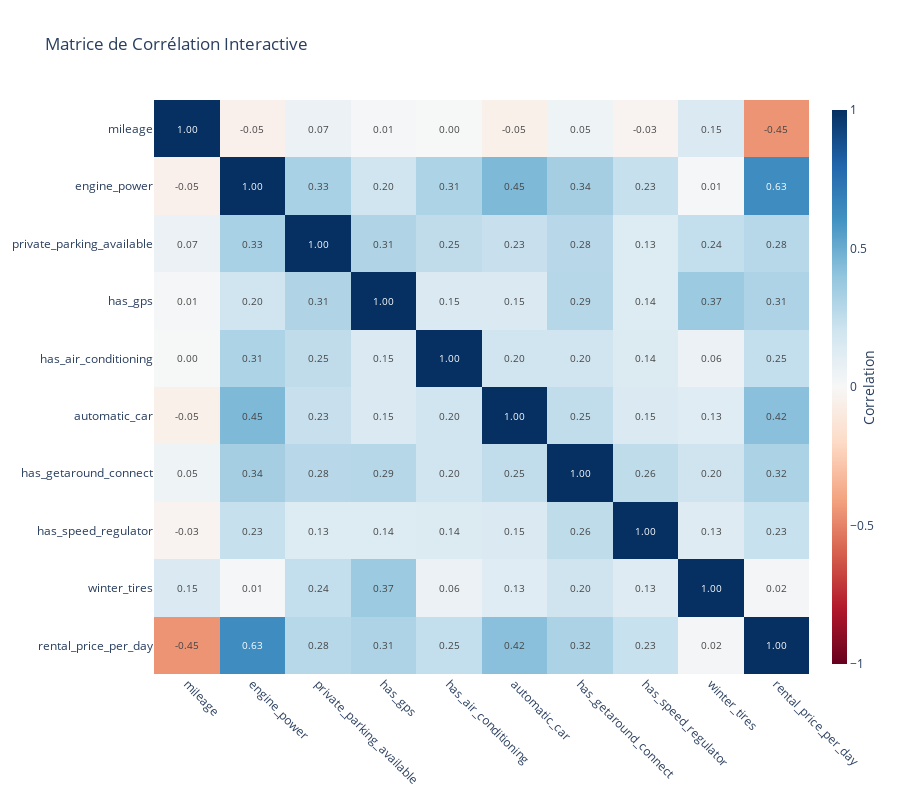

The code cell stored with this chart in its notebook:
### Code cell
# Correlation matrix
corr_dataset = dataset[['mileage','engine_power','private_parking_available','has_gps','has_air_conditioning','automatic_car','has_getaround_connect', 'has_speed_regulator', 'winter_tires', 'rental_price_per_day']]
    
correlation_matrix = corr_dataset.corr()


# Créer la figure
fig = go.Figure(data=go.Heatmap(
    z=correlation_matrix,
    x=correlation_matrix.columns,
    y=correlation_matrix.columns,
    zmin=-1,  # Minimum de l'échelle de couleurs
    zmax=1,   # Maximum de l'échelle de couleurs
    text=correlation_matrix.round(2),  # Valeurs à afficher dans les cellules
    texttemplate='%{text:.2f}',       # Format des valeurs
    textfont={"size": 10},            # Taille de la police pour les valeurs
    hoverongaps=False,                # Désactiver le survol sur les cellules vides
    colorscale='RdBu',                # Échelle de couleurs rouge-bleu
    colorbar=dict(
        title='Correlation',          # Titre de la barre de couleurs
        titleside='right',
        thickness=15
    )
))

# Mise à jour du layout
fig.update_layout(
    title='Matrice de Corrélation Interactive',
    width=900,                        # Largeur de la figure
    height=800,                       # Hauteur de la figure
    xaxis=dict(
        tickangle=45,                 # Rotation des labels de l'axe x
        side='bottom'
    ),
    yaxis=dict(
        autorange='reversed'          # Inverser l'axe y pour avoir la même disposition que seaborn
    )
)

# Afficher la figure
fig.show()

### Figure 1 — Plotly figure (JSON) as saved in the notebook; plotly's stock layout.template omitted (floating-point values rounded to 4 significant figures)
{"data": [{"colorbar": {"thickness": 15, "title": {"side": "right", "text": "Correlation"}}, "colorscale": [[0, "rgb(103,0,31)"], [0.1, "rgb(178,24,43)"], [0.2, "rgb(214,96,77)"], [0.3, "rgb(244,165,130)"], [0.4, "rgb(253,219,199)"], [0.5, "rgb(247,247,247)"], [0.6, "rgb(209,229,240)"], [0.7, "rgb(146,197,222)"], [0.8, "rgb(67,147,195)"], [0.9, "rgb(33,102,172)"], [1, "rgb(5,48,97)"]], "hoverongaps": false, "text": [[1, -0.05, 0.07, 0.01, 0, -0.05, 0.05, -0.03, 0.15, -0.45], [-0.05, 1, 0.33, 0.2, 0.31, 0.45, 0.34, 0.23, 0.01, 0.63], [0.07, 0.33, 1, 0.31, 0.25, 0.23, 0.28, 0.13, 0.24, 0.28], [0.01, 0.2, 0.31, 1, 0.15, 0.15, 0.29, 0.14, 0.37, 0.31], [0, 0.31, 0.25, 0.15, 1, 0.2, 0.2, 0.14, 0.06, 0.25], [-0.05, 0.45, 0.23, 0.15, 0.2, 1, 0.25, 0.15, 0.13, 0.42], [0.05, 0.34, 0.28, 0.29, 0.2, 0.25, 1, 0.26, 0.2, 0.32], [-0.03, 0.23, 0.13, 0.14, 0.14, 0.15, 0.26, 1, 0.13, 0.23], [0.15, 0.01, 0.24, 0.37, 0.06, 0.13, 0.2, 0.13, 1, 0.02], [-0.45, 0.63, 0.28, 0.31, 0.25, 0.42, 0.32, 0.23, 0.02, 1]], "textfont": {"size": 10}, "texttemplate": "%{text:.2f}", "type": "heatmap", "x": ["mileage", "engine_power", "private_parking_available", "has_gps", "has_air_conditioning", "automatic_car", "has_getaround_connect", "has_speed_regulator", "winter_tires", "rental_price_per_day"], "y": ["mileage", "engine_power", "private_parking_available", "has_gps", "has_air_conditioning", "automatic_car", "has_getaround_connect", "has_speed_regulator", "winter_tires", "rental_price_per_day"], "z": [[1, -0.05012, 0.06526, 0.009695, 0.003621, -0.05286, 0.04671, -0.02963, 0.1548, -0.4489], [-0.05012, 1, 0.3272, 0.2012, 0.3128, 0.4478, 0.341, 0.2321, 0.008905, 0.6256], [0.06526, 0.3272, 1, 0.306, 0.2548, 0.2301, 0.2783, 0.1343, 0.2438, 0.2814], [0.009695, 0.2012, 0.306, 1, 0.1507, 0.1499, 0.2854, 0.1361, 0.37, 0.3109], [0.003621, 0.3128, 0.2548, 0.1507, 1, 0.1995, 0.1988, 0.1442, 0.06222, 0.2454], [-0.05286, 0.4478, 0.2301, 0.1499, 0.1995, 1, 0.2503, 0.1533, 0.1262, 0.4198], [0.04671, 0.341, 0.2783, 0.2854, 0.1988, 0.2503, 1, 0.2572, 0.2033, 0.3185], [-0.02963, 0.2321, 0.1343, 0.1361, 0.1442, 0.1533, 0.2572, 1, 0.1293, 0.2275], [0.1548, 0.008905, 0.2438, 0.37, 0.06222, 0.1262, 0.2033, 0.1293, 1, 0.01828], [-0.4489, 0.6256, 0.2814, 0.3109, 0.2454, 0.4198, 0.3185, 0.2275, 0.01828, 1]], "zmax": 1, "zmin": -1}], "layout": {"height": 800, "title": {"text": "Matrice de Corrélation Interactive"}, "width": 900, "xaxis": {"side": "bottom", "tickangle": 45}, "yaxis": {"autorange": "reversed"}}}
